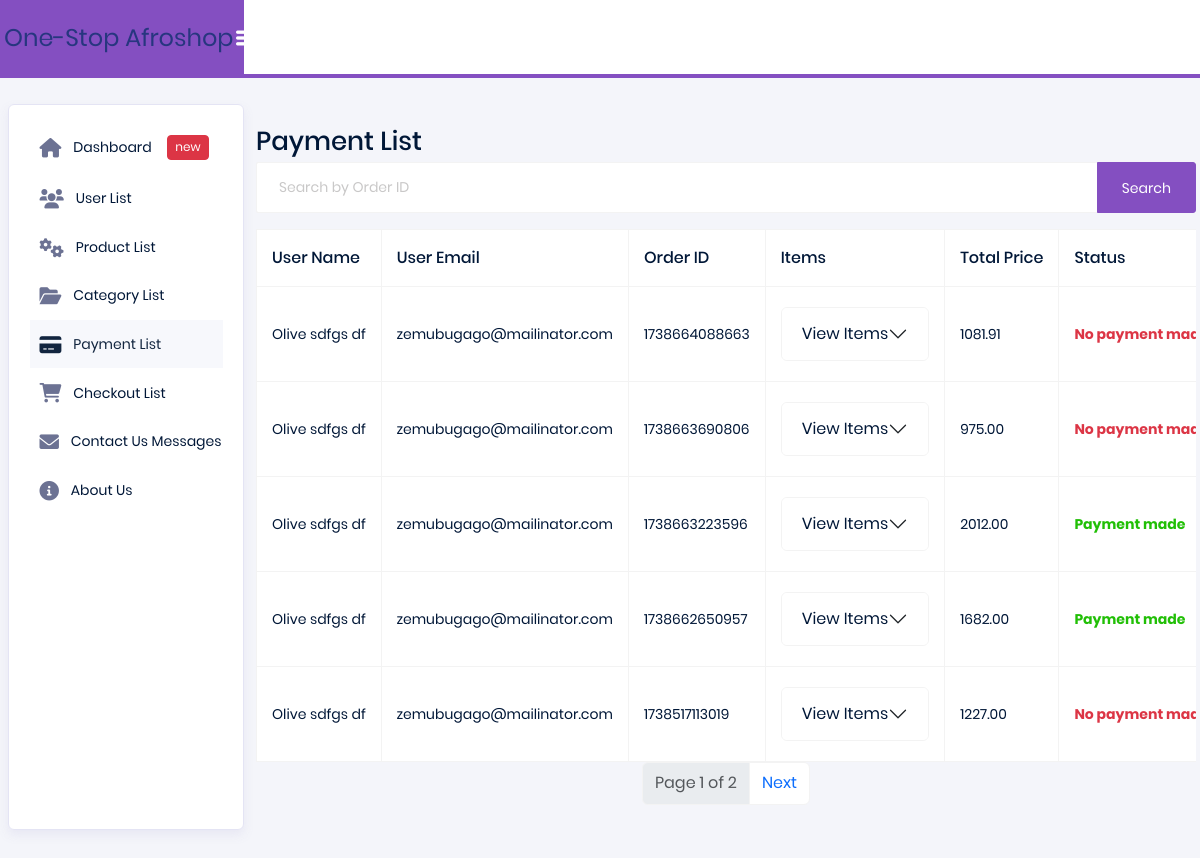
The page /payments/ on the database its author committed.
### products/models.py (models this page shows, shortened)
class Payment(models.Model):
    PAYMENT_CHOICES = [
        ('payed', 'Payment made'),
        ('unpayed', 'No payment made'),
    ]
    user = models.ForeignKey(User, on_delete=models.CASCADE, related_name='user_pay')
    items = models.JSONField()
    orderId = models.CharField(max_length=100)
    total_price = models.DecimalField(max_digits=10, decimal_places=2, default=0)
    status = models.CharField(max_length=20, choices=PAYMENT_CHOICES, default='unpayed')  # Payment status field
    created_at = models.DateTimeField(auto_now_add=True)

### user/models.py (models this page shows, shortened)
class User(AbstractBaseUser, PermissionsMixin):
    email = models.EmailField(unique=True)
    first_name = models.CharField(max_length=50, blank=True, null=True)
    last_name = models.CharField(max_length=50, blank=True, null=True)
    is_active = models.BooleanField(default=True)
    is_staff = models.BooleanField(default=False)
    date_joined = models.DateTimeField(auto_now_add=True)
    refresh_token = models.CharField(max_length=255, blank=True, null=True)  # Add refresh token field
    objects = UserManager()
    USERNAME_FIELD = 'email'

### admin_panel/views/payment_views.py (the view)
# urls.py: path('payments/', payment_views.payment_list, name='payment_list'),
def payment_list(request):
    order_id_search = request.GET.get('order_id', '')  # Get the search parameter from the URL
    payments = Payment.objects.all().order_by('-created_at')  # Fetch all payments
    for payment in payments:
        for item in payment.items:
            try:
                product = Product.objects.get(id=item['id'])
                item['product_name'] = product.name
                item['price'] = product.price
                item['product_image'] = product.image.url if product.image else None  # Assuming the product has an image field
            except Product.DoesNotExist:
                continue
    if order_id_search:
        payments = payments.filter(orderId__icontains=order_id_search)
    context = {
        'payments': payments,
        'order_id_search': order_id_search,  # Pass the search term to the template
    }
    return render(request, 'pages/payments/payment_list.html', context)

### admin_panel/templates/pages/payments/payment_list.html (shortened to what this page needs)
{% extends 'base.html' %}
{% block content %}
<div class="container mt-4">
    <h2>Payment List</h2>
    <form method="GET" class="mb-3">
        <div class="input-group">
            <input type="text" name="order_id" class="form-control" placeholder="Search by Order ID" value="{{ order_id_search }}">
            <button class="btn btn-primary" type="submit">Search</button>
        </div>
    </form>
    {% if payments %}
        <div class="table-responsive">
            <table class="table table-bordered" id="payment-table">
                <thead>
                    <tr>
                        <th>User Name</th>
                        <th>User Email</th>
                        <th>Order ID</th>
                        <th>Items</th>
                        <th>Total Price</th>
                        <th>Status</th>
                    </tr>
                </thead>
                <tbody id="payment-list">
                    {% for payment in payments %}
                        <tr class="payment-row">
                            <td>{{ payment.user.first_name }} {{ payment.user.last_name }}</td>
                            <td>{{ payment.user.email }}</td>
                            <td>{{ payment.orderId }}</td>
                            <td>
                                <div class="accordion" id="accordionPayment{{ payment.id }}">
                                    <div class="accordion-item">
                                        <h2 class="accordion-header" id="heading{{ payment.id }}">
                                            <button class="accordion-button collapsed" type="button" data-bs-toggle="collapse" data-bs-target="#collapse{{ payment.id }}" aria-expanded="false" aria-controls="collapse{{ payment.id }}">
                                                View {{ payment.item_count }} Items
                                            </button>
                                        </h2>
                                    </div>
                                </div>
                            </td>
                            <td>{{ payment.total_price }}</td>
                            <td>
                                {% if payment.status == "payed" %}
                                    <span class="text-success fw-bold">{{ payment.get_status_display }}</span>
                                {% else %}
                                    <span class="text-danger fw-bold">{{ payment.get_status_display }}</span>
                                {% endif %}
                            </td>
                        </tr>
                    {% endfor %}
                </tbody>
            </table>
        </div>
    {% else %}
        <p>No payments found.</p>
    {% endif %}
</div>
<div class="d-flex justify-content-center">
    <nav aria-label="Page navigation">
        <ul class="pagination" id="pagination"></ul>
    </nav>
</div>
{% endblock %}

### rows shown on the page
Payment: user.first_name "Olive", user.last_name "sdfgs df", user.email "zemubugago@mailinator.com", orderId "1738664088663", total_price "1081.91", status "No payment…"
Payment: user.first_name "Olive", user.last_name "sdfgs df", user.email "zemubugago@mailinator.com", orderId "1738663690806", total_price "975.00", status "No payment…"
Payment: user.first_name "Olive", user.last_name "sdfgs df", user.email "zemubugago@mailinator.com", orderId "1738663223596", total_price "2012.00", status "Payment made"
Payment: user.first_name "Olive", user.last_name "sdfgs df", user.email "zemubugago@mailinator.com", orderId "1738662650957", total_price "1682.00", status "Payment made"
Payment: user.first_name "Olive", user.last_name "sdfgs df", user.email "zemubugago@mailinator.com", orderId "1738517113019", total_price "1227.00", status "No payment…"
